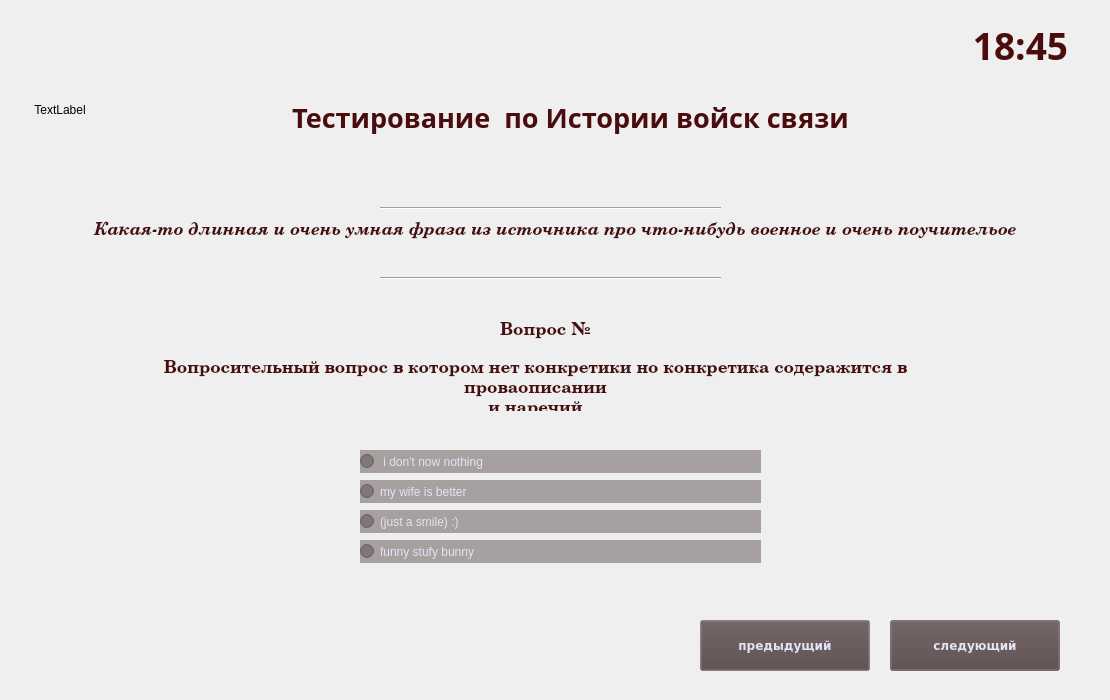
<?xml version="1.0" encoding="UTF-8"?>
<ui version="4.0">
 <class>Form</class>
 <widget class="QWidget" name="Form">
  <property name="geometry">
   <rect>
    <x>0</x>
    <y>0</y>
    <width>1110</width>
    <height>700</height>
   </rect>
  </property>
  <property name="sizePolicy">
   <sizepolicy hsizetype="Fixed" vsizetype="Fixed">
    <horstretch>0</horstretch>
    <verstretch>0</verstretch>
   </sizepolicy>
  </property>
  <property name="minimumSize">
   <size>
    <width>1110</width>
    <height>700</height>
   </size>
  </property>
  <property name="maximumSize">
   <size>
    <width>1110</width>
    <height>700</height>
   </size>
  </property>
  <property name="windowTitle">
   <string>Form</string>
  </property>
  <widget class="QLabel" name="test_name">
   <property name="geometry">
    <rect>
     <x>110</x>
     <y>90</y>
     <width>921</width>
     <height>55</height>
    </rect>
   </property>
   <property name="font">
    <font>
     <family>Lohit Tamil</family>
     <pointsize>20</pointsize>
     <weight>75</weight>
     <bold>true</bold>
    </font>
   </property>
   <property name="styleSheet">
    <string notr="true">color: rgb(74, 12, 12);</string>
   </property>
   <property name="text">
    <string>Тестирование  по Истории войск связи</string>
   </property>
   <property name="textFormat">
    <enum>Qt::AutoText</enum>
   </property>
   <property name="alignment">
    <set>Qt::AlignCenter</set>
   </property>
  </widget>
  <widget class="QLabel" name="VAS">
   <property name="geometry">
    <rect>
     <x>10</x>
     <y>60</y>
     <width>100</width>
     <height>100</height>
    </rect>
   </property>
   <property name="sizePolicy">
    <sizepolicy hsizetype="Preferred" vsizetype="Preferred">
     <horstretch>0</horstretch>
     <verstretch>0</verstretch>
    </sizepolicy>
   </property>
   <property name="minimumSize">
    <size>
     <width>100</width>
     <height>100</height>
    </size>
   </property>
   <property name="font">
    <font>
     <family>Ubuntu</family>
    </font>
   </property>
   <property name="mouseTracking">
    <bool>false</bool>
   </property>
   <property name="text">
    <string>TextLabel</string>
   </property>
   <property name="alignment">
    <set>Qt::AlignCenter</set>
   </property>
  </widget>
  <widget class="QRadioButton" name="first_ans">
   <property name="geometry">
    <rect>
     <x>360</x>
     <y>450</y>
     <width>401</width>
     <height>23</height>
    </rect>
   </property>
   <property name="styleSheet">
    <string notr="true">background-color: rgba(85, 70, 70, 120); color: rgb(226, 227, 245);</string>
   </property>
   <property name="text">
    <string> i don't now nothing</string>
   </property>
  </widget>
  <widget class="QRadioButton" name="second_ans">
   <property name="geometry">
    <rect>
     <x>360</x>
     <y>480</y>
     <width>401</width>
     <height>23</height>
    </rect>
   </property>
   <property name="styleSheet">
    <string notr="true">background-color: rgba(85, 70, 70, 120); color: rgb(226, 227, 245);</string>
   </property>
   <property name="text">
    <string>my wife is better</string>
   </property>
  </widget>
  <widget class="QRadioButton" name="third_ans">
   <property name="geometry">
    <rect>
     <x>360</x>
     <y>510</y>
     <width>401</width>
     <height>23</height>
    </rect>
   </property>
   <property name="minimumSize">
    <size>
     <width>371</width>
     <height>0</height>
    </size>
   </property>
   <property name="styleSheet">
    <string notr="true">background-color: rgba(85, 70, 70, 120); color: rgb(226, 227, 245);</string>
   </property>
   <property name="text">
    <string>(just a smile) :)</string>
   </property>
  </widget>
  <widget class="QRadioButton" name="fourth_ans">
   <property name="geometry">
    <rect>
     <x>360</x>
     <y>540</y>
     <width>401</width>
     <height>23</height>
    </rect>
   </property>
   <property name="minimumSize">
    <size>
     <width>371</width>
     <height>0</height>
    </size>
   </property>
   <property name="styleSheet">
    <string notr="true">background-color: rgba(85, 70, 70, 120); color: rgb(226, 227, 245);</string>
   </property>
   <property name="text">
    <string>funny stufy bunny</string>
   </property>
  </widget>
  <widget class="QLabel" name="phrase">
   <property name="geometry">
    <rect>
     <x>70</x>
     <y>190</y>
     <width>971</width>
     <height>81</height>
    </rect>
   </property>
   <property name="font">
    <font>
     <family>Century Schoolbook L</family>
     <pointsize>13</pointsize>
     <weight>75</weight>
     <italic>true</italic>
     <bold>true</bold>
    </font>
   </property>
   <property name="styleSheet">
    <string notr="true">color: rgb(74, 12, 12);</string>
   </property>
   <property name="text">
    <string>Какая-то длинная и очень умная фраза из источника про что-нибудь военное и очень поучительое</string>
   </property>
   <property name="alignment">
    <set>Qt::AlignCenter</set>
   </property>
   <property name="wordWrap">
    <bool>true</bool>
   </property>
  </widget>
  <widget class="QLabel" name="quest_numb">
   <property name="geometry">
    <rect>
     <x>500</x>
     <y>320</y>
     <width>131</width>
     <height>21</height>
    </rect>
   </property>
   <property name="font">
    <font>
     <family>Century Schoolbook L</family>
     <pointsize>13</pointsize>
     <weight>75</weight>
     <bold>true</bold>
    </font>
   </property>
   <property name="styleSheet">
    <string notr="true">color: rgb(74, 12, 12);</string>
   </property>
   <property name="text">
    <string>Вопрос №</string>
   </property>
  </widget>
  <widget class="Line" name="line_2">
   <property name="geometry">
    <rect>
     <x>380</x>
     <y>270</y>
     <width>341</width>
     <height>16</height>
    </rect>
   </property>
   <property name="orientation">
    <enum>Qt::Horizontal</enum>
   </property>
  </widget>
  <widget class="QLabel" name="quest">
   <property name="geometry">
    <rect>
     <x>160</x>
     <y>360</y>
     <width>751</width>
     <height>51</height>
    </rect>
   </property>
   <property name="font">
    <font>
     <family>Century Schoolbook L</family>
     <pointsize>13</pointsize>
     <weight>75</weight>
     <bold>true</bold>
    </font>
   </property>
   <property name="styleSheet">
    <string notr="true">color: rgb(74, 12, 12);</string>
   </property>
   <property name="text">
    <string>Вопросительный вопрос в котором нет конкретики но конкретика содеражится в проваописании 
 и наречий </string>
   </property>
   <property name="alignment">
    <set>Qt::AlignHCenter|Qt::AlignTop</set>
   </property>
   <property name="wordWrap">
    <bool>true</bool>
   </property>
  </widget>
  <widget class="Line" name="line_3">
   <property name="geometry">
    <rect>
     <x>380</x>
     <y>200</y>
     <width>341</width>
     <height>16</height>
    </rect>
   </property>
   <property name="orientation">
    <enum>Qt::Horizontal</enum>
   </property>
  </widget>
  <widget class="QPushButton" name="pushButton">
   <property name="geometry">
    <rect>
     <x>890</x>
     <y>620</y>
     <width>170</width>
     <height>51</height>
    </rect>
   </property>
   <property name="sizePolicy">
    <sizepolicy hsizetype="Fixed" vsizetype="Fixed">
     <horstretch>0</horstretch>
     <verstretch>0</verstretch>
    </sizepolicy>
   </property>
   <property name="minimumSize">
    <size>
     <width>170</width>
     <height>0</height>
    </size>
   </property>
   <property name="maximumSize">
    <size>
     <width>170</width>
     <height>16777215</height>
    </size>
   </property>
   <property name="font">
    <font>
     <family>DejaVu Sans</family>
     <weight>75</weight>
     <bold>true</bold>
    </font>
   </property>
   <property name="styleSheet">
    <string notr="true">background-color: rgba(85, 70, 70, 120); color: rgb(226, 227, 245);</string>
   </property>
   <property name="text">
    <string>следующий</string>
   </property>
  </widget>
  <widget class="QPushButton" name="pushButton_2">
   <property name="geometry">
    <rect>
     <x>700</x>
     <y>620</y>
     <width>170</width>
     <height>51</height>
    </rect>
   </property>
   <property name="sizePolicy">
    <sizepolicy hsizetype="Fixed" vsizetype="Fixed">
     <horstretch>0</horstretch>
     <verstretch>0</verstretch>
    </sizepolicy>
   </property>
   <property name="minimumSize">
    <size>
     <width>170</width>
     <height>0</height>
    </size>
   </property>
   <property name="maximumSize">
    <size>
     <width>170</width>
     <height>16777215</height>
    </size>
   </property>
   <property name="font">
    <font>
     <family>DejaVu Sans</family>
     <weight>75</weight>
     <bold>true</bold>
    </font>
   </property>
   <property name="styleSheet">
    <string notr="true">background-color: rgba(85, 70, 70, 85); color: rgb(226, 227, 245);</string>
   </property>
   <property name="text">
    <string>предыдущий</string>
   </property>
  </widget>
  <widget class="QLabel" name="timer">
   <property name="geometry">
    <rect>
     <x>940</x>
     <y>10</y>
     <width>161</width>
     <height>71</height>
    </rect>
   </property>
   <property name="font">
    <font>
     <family>Abyssinica SIL</family>
     <pointsize>28</pointsize>
     <weight>75</weight>
     <bold>true</bold>
    </font>
   </property>
   <property name="styleSheet">
    <string notr="true">color: rgb(74, 12, 12);</string>
   </property>
   <property name="text">
    <string>18:45</string>
   </property>
   <property name="alignment">
    <set>Qt::AlignCenter</set>
   </property>
  </widget>
 </widget>
 <resources/>
 <connections/>
</ui>
